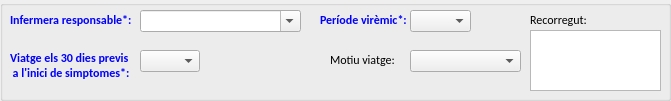
    <widget class="QGroupBox" name="groupBox_6">
     <property name="geometry">
      <rect>
       <x>10</x>
       <y>10</y>
       <width>671</width>
       <height>101</height>
      </rect>
     </property>
     <property name="title">
      <string/>
     </property>
     <widget class="QLabel" name="motiu_viatge1">
      <property name="geometry">
       <rect>
        <x>330</x>
        <y>50</y>
        <width>71</width>
        <height>20</height>
       </rect>
      </property>
      <property name="sizePolicy">
       <sizepolicy hsizetype="Expanding" vsizetype="Expanding">
        <horstretch>0</horstretch>
        <verstretch>0</verstretch>
       </sizepolicy>
      </property>
      <property name="font">
       <font>
        <family>Calibri</family>
        <pointsize>9</pointsize>
       </font>
      </property>
      <property name="text">
       <string>Motiu viatge:</string>
      </property>
     </widget>
     <widget class="QLabel" name="periode_viremic1">
      <property name="geometry">
       <rect>
        <x>320</x>
        <y>10</y>
        <width>91</width>
        <height>20</height>
       </rect>
      </property>
      <property name="sizePolicy">
       <sizepolicy hsizetype="Expanding" vsizetype="Expanding">
        <horstretch>0</horstretch>
        <verstretch>0</verstretch>
       </sizepolicy>
      </property>
      <property name="font">
       <font>
        <family>Calibri</family>
        <pointsize>9</pointsize>
        <weight>75</weight>
        <bold>true</bold>
       </font>
      </property>
      <property name="styleSheet">
       <string notr="true">color: rgb(0, 0, 255);</string>
      </property>
      <property name="text">
       <string>Període virèmic*:</string>
      </property>
     </widget>
     <widget class="QLabel" name="infermera_responsable1">
      <property name="geometry">
       <rect>
        <x>10</x>
        <y>10</y>
        <width>121</width>
        <height>20</height>
       </rect>
      </property>
      <property name="sizePolicy">
       <sizepolicy hsizetype="Expanding" vsizetype="Expanding">
        <horstretch>0</horstretch>
        <verstretch>0</verstretch>
       </sizepolicy>
      </property>
      <property name="font">
       <font>
        <family>Calibri</family>
        <pointsize>9</pointsize>
        <weight>75</weight>
        <bold>true</bold>
       </font>
      </property>
      <property name="styleSheet">
       <string notr="true">color: rgb(0, 0, 255);</string>
      </property>
      <property name="text">
       <string>Infermera responsable*:</string>
      </property>
     </widget>
     <widget class="QLabel" name="recorregut1">
      <property name="geometry">
       <rect>
        <x>530</x>
        <y>10</y>
        <width>61</width>
        <height>20</height>
       </rect>
      </property>
      <property name="sizePolicy">
       <sizepolicy hsizetype="Expanding" vsizetype="Expanding">
        <horstretch>0</horstretch>
        <verstretch>0</verstretch>
       </sizepolicy>
      </property>
      <property name="font">
       <font>
        <family>Calibri</family>
        <pointsize>9</pointsize>
       </font>
      </property>
      <property name="text">
       <string>Recorregut:</string>
      </property>
     </widget>
     <widget class="QLabel" name="viatge_30d1">
      <property name="geometry">
       <rect>
        <x>10</x>
        <y>50</y>
        <width>131</width>
        <height>31</height>
       </rect>
      </property>
      <property name="sizePolicy">
       <sizepolicy hsizetype="Expanding" vsizetype="Expanding">
        <horstretch>0</horstretch>
        <verstretch>0</verstretch>
       </sizepolicy>
      </property>
      <property name="font">
       <font>
        <family>Calibri</family>
        <pointsize>9</pointsize>
        <weight>75</weight>
        <bold>true</bold>
       </font>
      </property>
      <property name="styleSheet">
       <string notr="true">color: rgb(0, 0, 255);</string>
      </property>
      <property name="text">
       <string>Viatge els 30 dies previs
 a l'inici de simptomes*:</string>
      </property>
     </widget>
     <widget class="QComboBox" name="viatge_30d">
      <property name="geometry">
       <rect>
        <x>140</x>
        <y>50</y>
        <width>60</width>
        <height>22</height>
       </rect>
      </property>
      <item>
       <property name="text">
        <string/>
       </property>
      </item>
      <item>
       <property name="text">
        <string>Sí</string>
       </property>
      </item>
      <item>
       <property name="text">
        <string>No</string>
       </property>
      </item>
     </widget>
     <widget class="QComboBox" name="motiu_viatge">
      <property name="geometry">
       <rect>
        <x>410</x>
        <y>50</y>
        <width>111</width>
        <height>22</height>
       </rect>
      </property>
     </widget>
     <widget class="QPlainTextEdit" name="recorregut">
      <property name="geometry">
       <rect>
        <x>530</x>
        <y>30</y>
        <width>131</width>
        <height>61</height>
       </rect>
      </property>
     </widget>
     <widget class="QComboBox" name="periode_viremic">
      <property name="geometry">
       <rect>
        <x>410</x>
        <y>10</y>
        <width>61</width>
        <height>22</height>
       </rect>
      </property>
      <item>
       <property name="text">
        <string/>
       </property>
      </item>
      <item>
       <property name="text">
        <string>Sí</string>
       </property>
      </item>
      <item>
       <property name="text">
        <string>No</string>
       </property>
      </item>
     </widget>
     <widget class="QComboBox" name="infermera_responsable">
      <property name="geometry">
       <rect>
        <x>140</x>
        <y>10</y>
        <width>161</width>
        <height>22</height>
       </rect>
      </property>
      <property name="editable">
       <bool>true</bool>
      </property>
     </widget>
    </widget>
